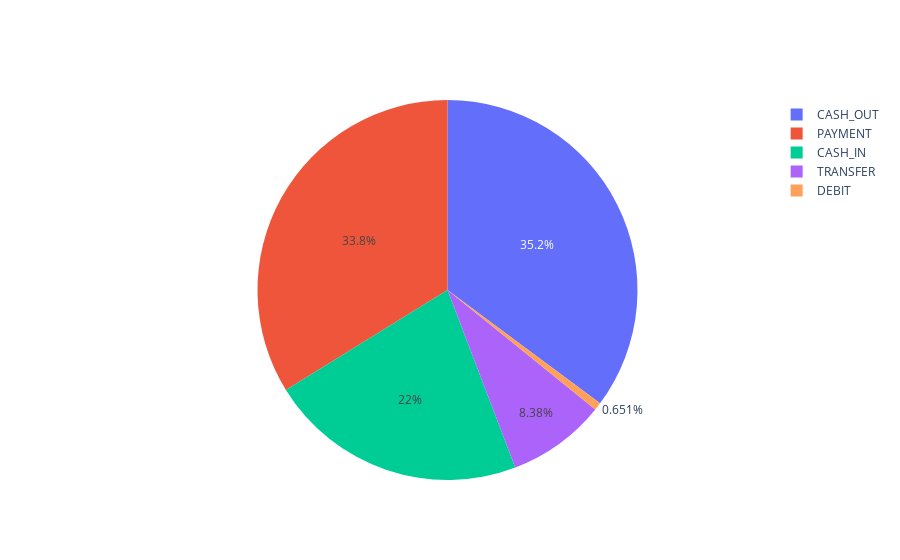

The notebook cell this image was saved under:
### Code cell
labels = ['CASH_OUT','PAYMENT', 'CASH_IN', 'TRANSFER', 'DEBIT']
values = dataset.type.value_counts()

fig = go.Figure(data=[go.Pie(labels=labels, values=values)])
fig.show()

### Figure 1 — Plotly figure (JSON) as saved in the notebook; plotly's stock layout.template omitted (floating-point values rounded to 4 significant figures)
{"data": [{"labels": ["CASH_OUT", "PAYMENT", "CASH_IN", "TRANSFER", "DEBIT"], "type": "pie", "values": [2237500, 2151495, 1399284, 532909, 41432]}], "layout": {}}
